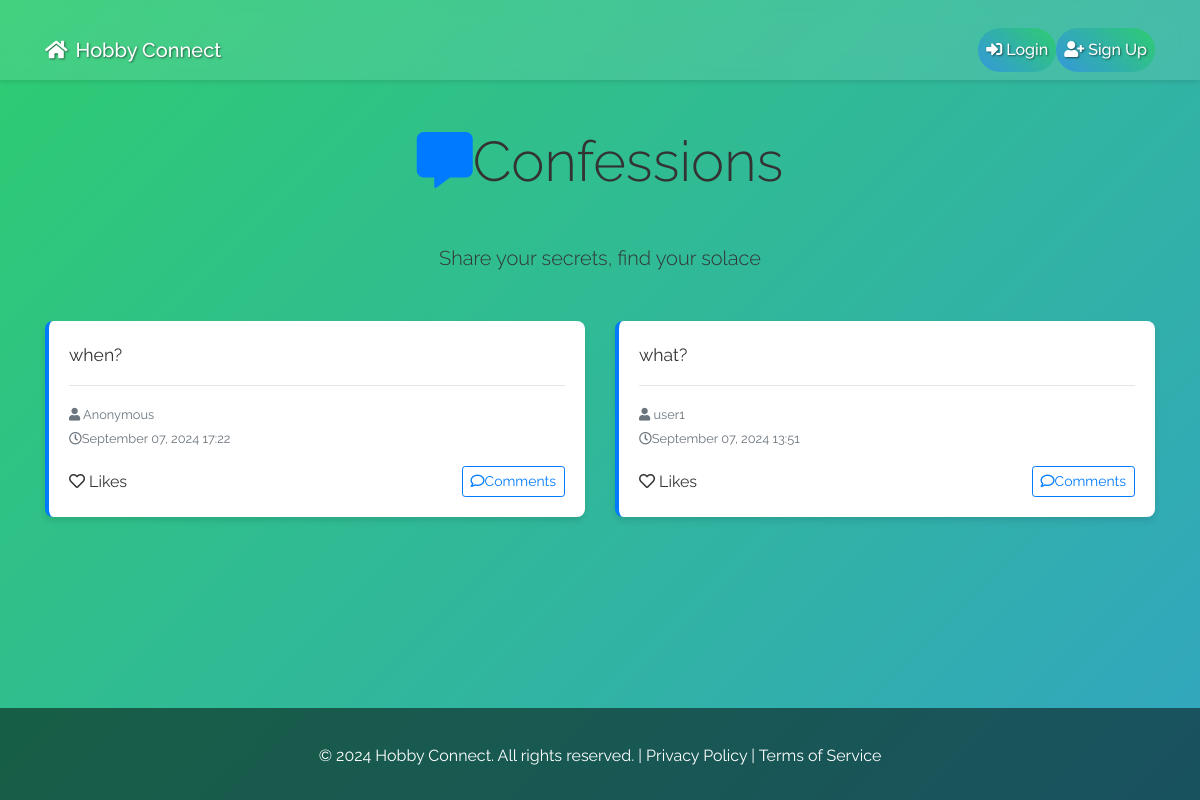
The app's page /confessions/ with its own data.
### Users/models.py (models this page shows, shortened)
class Confession(models.Model):
    author = models.ForeignKey(CustomUser, on_delete=models.SET_NULL, null=True, blank=True)
    text = models.TextField()
    is_anonymous = models.BooleanField(default=True)
    created_at = models.DateTimeField(auto_now_add=True)
    class Meta:
        ordering = ['-created_at']

class CustomUser(AbstractUser):
    bio = models.TextField(blank=True, null=True)
    preferences = models.CharField(max_length=255, blank=True, null=True)

### Users/views.py (the view)
# urls.py: path('confessions/', views.confession_list, name='confession_list'),
def confession_list(request):
    confessions = Confession.objects.all().order_by('-created_at')
    return render(request, 'confession/confession_list.html', {'confessions': confessions})

### templates/confession/confession_list.html (shortened to what this page needs)
{% extends 'base/base.html' %}
{% load static %}
{% block content %}
<div class="container my-5">
    <h1 class="display-4 text-center mb-5">
        <i class="fas fa-comment-alt me-3 text-primary"></i>Confessions
    </h1>
    <p class="lead text-center mb-5">Share your secrets, find your solace</p>
    <div class="row">
        {% for confession in confessions %}
            <div class="col-md-6 mb-4">
                <div class="card confession-card">
                    <div class="card-body">
                        <p class="card-text confession-text">{{ confession.text }}</p>
                        <hr>
                        <p class="card-text">
                            <small class="text-muted">
                                <i class="fas fa-user me-2"></i>
                                {% if confession.is_anonymous %}Anonymous{% else %}{{ confession.author.username }}{% endif %}
                                <br>
                                <i class="far fa-clock me-2"></i>{{ confession.created_at|date:"F d, Y H:i" }}
                            </small>
                        </p>
                        <div class="d-flex justify-content-between align-items-center">
                            <span class="like-btn" data-confession-id="{{ confession.id }}" onclick="likeConfession(this)">
                                <i class="far fa-heart me-1"></i> Likes
                            </span>
                            <button class="btn btn-sm btn-outline-primary" onclick="toggleComments('{{ confession.id }}')">
                                <i class="far fa-comment me-1"></i>Comments
                            </button>
                        </div>
                    </div>
                </div>
            </div>
        {% empty %}
            <div class="col-12">
                <div class="alert alert-info" role="alert">
                    <i class="fas fa-info-circle me-2"></i>No confessions yet. Be the first to share!
                </div>
            </div>
        {% endfor %}
    </div>
</div>
{% endblock %}

### static/css/styles.css (style rules this page uses)
body { font-family: 'Roboto', sans-serif; background-color: #f0f2f5; color: #333; }
.container { margin-top: 20px; }
.card { border: none; border-radius: 8px; box-shadow: 0 2px 10px rgba(0,0,0,.1); transition: transform 0.3s ease; margin-bottom: 20px; }
body { min-height: 100vh; display: flex; flex-direction: column; }
html { height: 100%; }

### templates/confession/confession_list.html (style rules this page uses)
.confession-card { border-left: 4px solid #007bff; background-color: white; box-shadow: 0 4px 6px rgba(0, 0, 0, 0.1); transition: transform 0.3s ease-in-out, box-shadow 0.3s ease-in-out; }
.like-btn { cursor: pointer; transition: color 0.3s ease-in-out, transform 0.2s ease-in-out; }
.confession-text { font-size: 1.1rem; line-height: 1.6; }

### templates/base/base.html (style rules this page uses)
body { background: linear-gradient(-45deg, #f5a742, #e74c3c, #3498db, #2ecc71); background-size: 400% 400%; animation: gradient 15s ease infinite; font-family: 'Raleway', sans-serif; }

### records on screen
Confession: text "when?", is_anonymous "Anonymous", created_at "September 07, 2024 17:22"
Confession: text "what?", author.username "user1", created_at "September 07, 2024 13:51"
